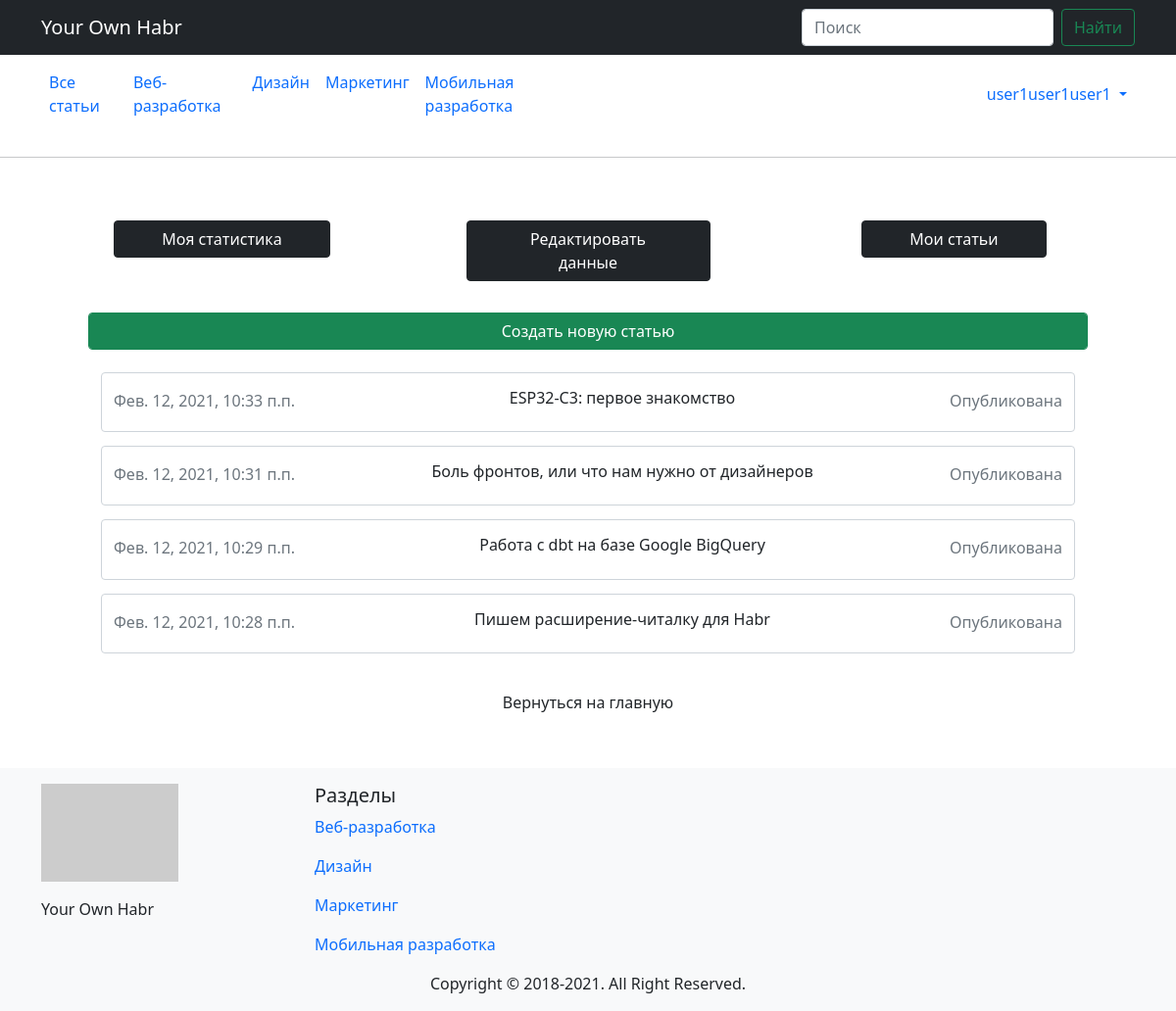
Page /auth/account/articles/ (signed in) on the committed database.
### mainapp/models.py (models this page shows, shortened)
class Category(models.Model):
    title = models.CharField(verbose_name='Название категории', max_length=50, unique=True)
    description = models.CharField(verbose_name='Описание категории', max_length=255, blank=True)
    slug = models.SlugField(null=False, unique=True)
    is_active = models.BooleanField(verbose_name='Категория активна', default=True)
    created_at = models.DateTimeField(verbose_name='Дата создания', auto_now=True)
    class Meta:
        verbose_name = 'Категория'
        verbose_name_plural = 'Категории'
    def get_absolute_url(self):
        return reverse('category_articles', kwargs={'slug': self.slug})

class Article(models.Model):
    ARTICLE_STATUS = [
        ('published', 'Опубликована'),
        ('draft', 'Черновик'),
        ('hidden', 'Скрыта'),
    ]
    user = models.ForeignKey(HabrUser, on_delete=models.CASCADE)
    category = models.ForeignKey(Category, on_delete=models.CASCADE)
    title = models.CharField(verbose_name='Название статьи', max_length=255, unique=True)
    body = models.TextField(verbose_name='Содержимое статьи')
    image = models.ImageField(upload_to='article_image', blank=True)
    status = models.CharField(verbose_name='Статус статьи', max_length=50, choices=ARTICLE_STATUS)
    slug = models.SlugField(null=False, unique=True)
    is_banned = models.BooleanField(verbose_name='Заблокировать статью', default=False)
    created_at = models.DateTimeField(verbose_name='Дата создания', auto_now_add=True)
    updated_at = models.DateTimeField(verbose_name='Дата обновления', auto_now=True)
    class Meta:
        verbose_name = 'Статья'
        verbose_name_plural = 'Статьи'
    def __str__(self):
        return self.title
    def get_absolute_url(self):
        return reverse('detail_article', kwargs={'slug': self.slug})

### authapp/models.py (models this page shows)
class HabrUser(AbstractUser):
    email = models.EmailField(verbose_name='Электронная почта', unique=True, blank=False)
    avatar = models.ImageField(upload_to='users_avatars', blank=True)
    age = models.PositiveIntegerField(verbose_name='Возраст', default=18)
    bio = models.TextField(verbose_name='"О себе"', blank=True)
    updated_at = models.DateTimeField(auto_now=True)
    class Meta:
        verbose_name = 'Пользователь'
        verbose_name_plural = 'Пользователи'

### authapp/views.py (the view)
# urls.py: path('account/articles/', UserAccountMyArticles.as_view(), name='user_articles'),
class UserAccountMyArticles(ListView):
    template_name = 'registration/my_articles.html'
    context_object_name = 'articles'
    paginate_by = 5
    def get_queryset(self):
        user = self.request.user
        queryset = Article.objects.filter(user=user).order_by('-created_at')
        return queryset
    def get_context_data(self, **kwargs):
        context = super().get_context_data(**kwargs)
        context['categories_list'] = Category.objects.all()
        return context

### templates/registration/my_articles.html (shortened to what this page needs)
{% extends 'base.html' %}
{% load static %}
{% block content %}
    <div class="container">
        <div class="m-5">
            {% include 'registration/includes/inc__account_menu.html' %}
            <a class="form-control btn btn-success my-3" href="{% url 'user_create_article' %}">Создать новую статью</a>
            {% for article in articles %}
                {% if article.is_banned %}
                    <a href="{{ article.get_absolute_url }}" class="btn form-control">
                        <div class="d-flex form-control justify-content-between py-3 bg-banned">
                            <div class="text-muted">{{ article.created_at }}</div>
                            <div class="h6">{{ article }}</div>
                            <div class="text-muted">{{ article.get_status_display }}</div>
                        </div>
                    </a>
                {% else %}
                    <a href="{{ article.get_absolute_url }}" class="btn form-control">
                        <div class="d-flex form-control justify-content-between py-3">
                            <div class="text-muted">{{ article.created_at }}</div>
                            <div class="h6">{{ article }}</div>
                            <div class="text-muted">{{ article.get_status_display }}</div>
                        </div>
                    </a>
                {% endif %}
            {% endfor %}
            <br><br>
            <a href="{% url 'list_articles' %}" class="btn form-control">Вернуться на главную</a>
        </div>
    </div>
{% endblock %}

### templates/base.html (shortened to what this page needs)
{% load static %}
<!DOCTYPE html>
<html lang="en">
<head>
    {% block css %}
        <link href=" https://cdn.jsdelivr.net/npm/bootstrap@5.0.0-beta1/dist/css/bootstrap.min.css"
              rel="stylesheet"
>
    {% endblock %}
</head>
<body>
{% block header %}
    <header>
        <nav class="navbar navbar-expand-lg navbar-dark bg-dark" aria-label="Eighth navbar">
            <div class="container">
                <a class="navbar-brand" href="{% url 'list_articles' %}">Your Own Habr</a>
                <form class="d-flex">
                    <input class="form-control me-2" type="search" placeholder="Поиск" aria-label="Search">
                    <button class="btn btn-outline-success" type="submit">Найти</button>
                </form>
            </div>
        </nav>
        <nav class="container d-flex navbar navbar-expand-md mb-4">
            <div class="collapse navbar-collapse" id="navbarSupportedContent">
                <ul class="navbar-nav me-auto mb-2 mb-lg-0">
                    <li class="nav-item">
                        <a class="nav-link" aria-current="page" href="{% url 'list_articles' %}">Все статьи</a>
                    </li>
                    {% for category in categories_list %}
                        <li class="nav-item">
                            <a class="nav-link" href="{{ category.get_absolute_url }}">{{ category.title }}</a>
                        </li>
                    {% endfor %}
                </ul>
            </div>
            <div class="collapse navbar-collapse d-flex justify-content-end" id="navbarCollapse">
                {% if user.is_authenticated %}
                    <ul class="navbar-nav ml-auto">
                        <li class="nav-item dropdown">
                            <a class="nav-link dropdown-toggle" href="#" id="userMenu" role="button"
                               data-bs-toggle="dropdown" aria-expanded="false">
                                {{ user.username }}
                            </a>
                        </li>
                    </ul>
                {% else %}
                    <form class="form-inline ml-auto">
                        <a href="{% url 'login' %}" class="btn btn-outline-secondary">Войти</a>
                        <a href="{% url 'user_register' %}" class="btn btn-primary ml-2">Зарегестрироваться</a>
                    </form>
                {% endif %}
            </div>
        </nav>
    </header>
    <hr>
{% endblock %}
{% block content %}{% endblock %}
{% block footer %}
    <footer class="footer mt-auto py-3 bg-light">
        <div class="container d-flex">
            <div class="w-25">
                <p><img src="https://via.placeholder.com/140x100" alt="logotype"></p>
                <p>Your Own Habr</p>
            </div>
            <div class="w-25">
                <p class="h5">Разделы</p>
                {% for category in categories_list %}
                    <p><a href="{{ category.get_absolute_url }}" class="text-decoration-none">{{ category.title }}</a>
                    </p>
                {% endfor %}
            </div>
        </div>
        <div class="text-center">
            Copyright © 2018-{% now 'Y' %}. All Right Reserved.
        </div>
    </footer>
{% endblock %}
<link rel="stylesheet" href="{% static 'css/style.css' %}">
</body>
</html>

### rows in the picture
Category: title "Веб-разработка"
Category: title "Дизайн"
Category: title "Маркетинг"
Category: title "Мобильная разработка"
HabrUser: username "user1user1user1"
Article: created_at "Фев. 12, 2021, 10:33 п.п.", title "ESP32-C3: первое знакомство", status "Опубликована"
Article: created_at "Фев. 12, 2021, 10:31 п.п.", title "Боль фронтов, или что нам нужно от дизайнеров", status "Опубликована"
Article: created_at "Фев. 12, 2021, 10:29 п.п.", title "Работа с dbt на базе Google BigQuery", status "Опубликована"
Article: created_at "Фев. 12, 2021, 10:28 п.п.", title "Пишем расширение-читалку для Habr", status "Опубликована"
